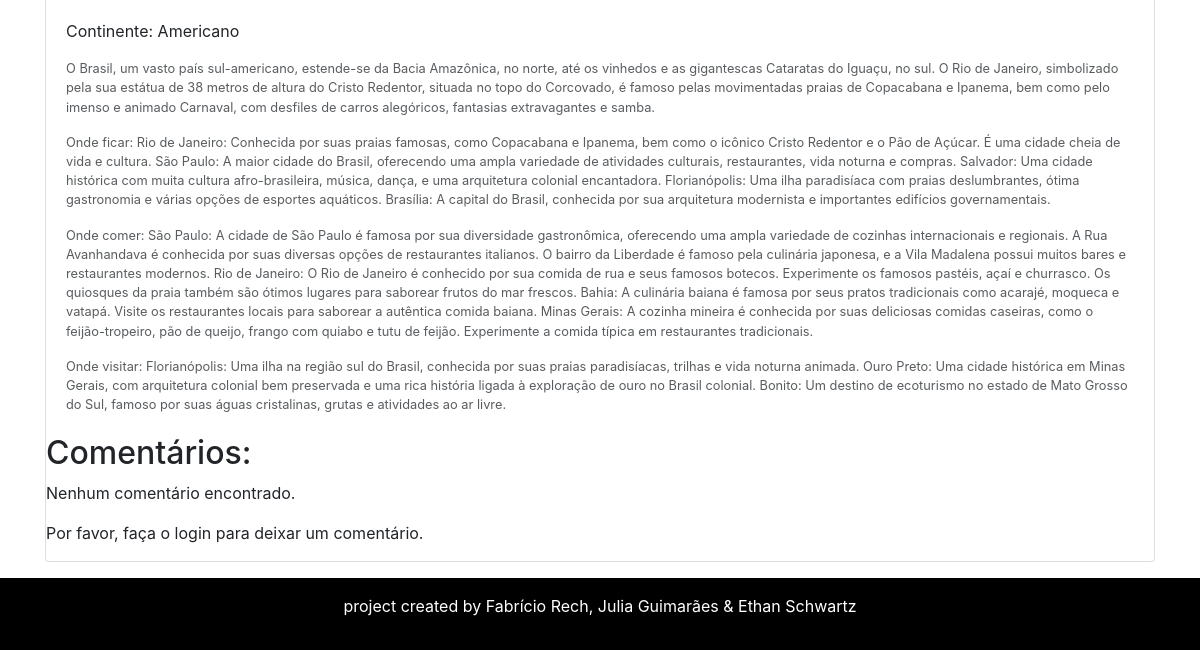
The page /america/Continente/detalhe/brasil/ (lower part) on the database as committed earlier.
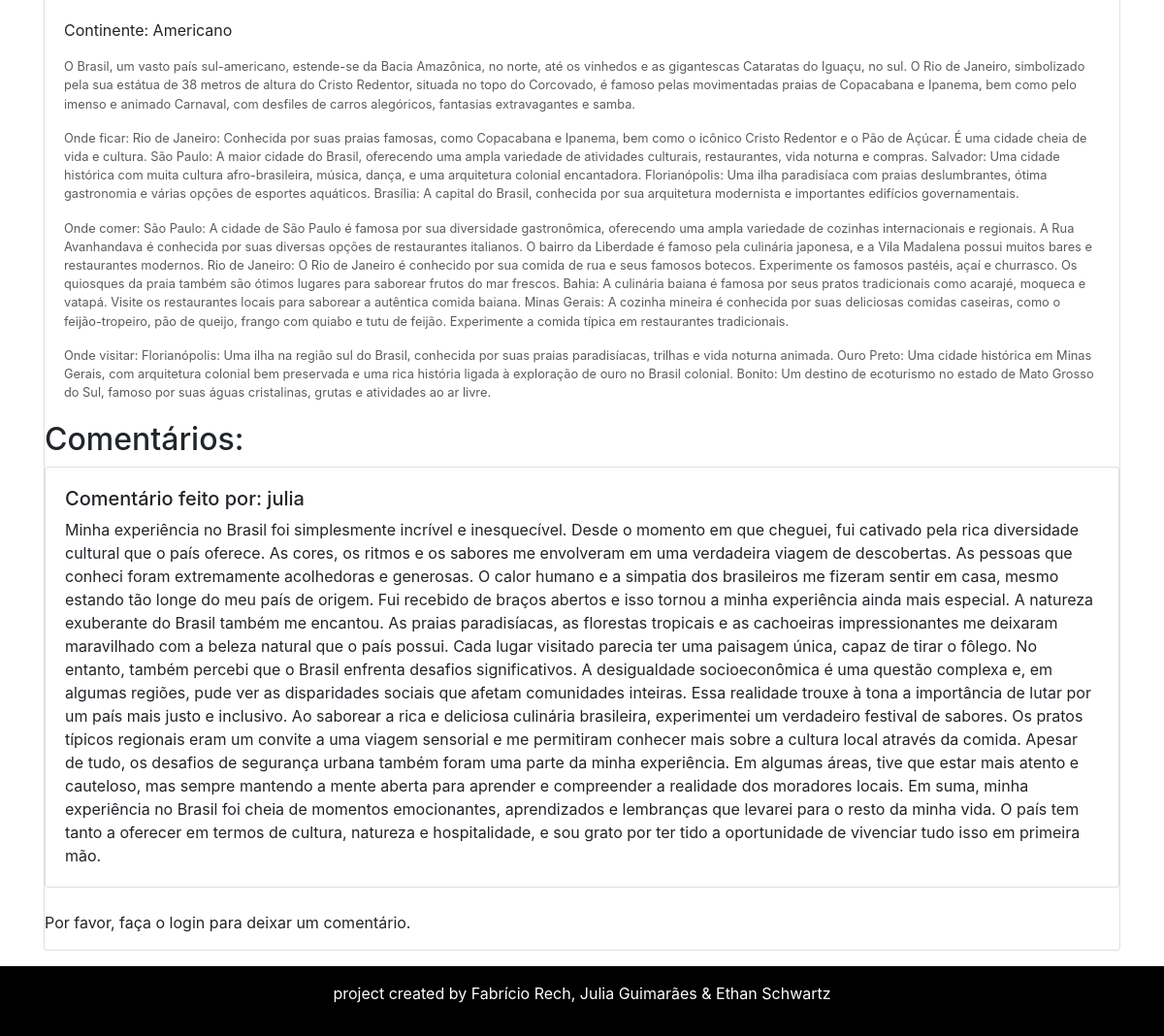
The same page on the database as committed later.
### america/models.py (models this page shows, shortened)
class Comentario(models.Model):
    coment = models.CharField(max_length=100, null=False, blank=False)
    eh_publicada = models.BooleanField(default=True)
    link_url = models.CharField(max_length=100, null=False, blank=False)
    usuario = models.ForeignKey(
        to=User,
        on_delete=models.SET_NULL,
        null=True, blank=False,
        related_name='user'
    )

### america/views.py (the view, shortened to what this page needs)
# urls.py: path('Continente/detalhe/<str:link_url>/',views.v_detalhe, name='detalhe'),
def v_detalhe(request, link_url):
    detalhe = get_object_or_404(model_america, link=link_url)
    comentarios = Comentario.objects.filter(eh_publicada=True, link_url=link_url)
    formulario = ComentarioForms(initial={'link_url': link_url})
    return render(request, 'America/paginas/detalhe.html', context={'detalhe': detalhe, 'comentarios': comentarios, 'formulario': formulario})

### america/templates/america/paginas/detalhe.html
{% extends 'global/paginas/pais_detalhe.html' %}
{% block comentario %}
<section>
  <h2 class="m2">Comentários:</h2>
  {% for comentario in comentarios %}
  <div class="card">
    <div class="card-body">
      <h5>Comentário feito por: {{ comentario.usuario.username }}</h5>
      {{ comentario.coment }}
    </div>
  </div>
  <br>
  {% empty %}
      <p>Nenhum comentário encontrado.</p>
  {% endfor %}
</section>
{% if user.is_authenticated %}
<section>
  <form action="{% url 'America:comentario' %}" method="POST">
    {% csrf_token %}
    {{ formulario.Coment }}
    {{ formulario.link_url }}
    <button type="submit">Enviar Comentário</button>
  </form>
</section>
{% else %}
<p>Por favor, faça o login para deixar um comentário.</p>
{% endif %}
{% endblock %}

Rows that differ between the two databases and show on the page:
added Comentario: usuario.username "julia", coment "Minha experiência no Brasil foi simplesmente incrível e inesquecível. Desde o momento em que cheguei, fui cativado pela rica diversidade cultural que o país oferece. As cores, os ritmos e os sabores me envolveram em uma verdadeira viagem de descobertas. As pessoas que conheci foram extremamente acolhedoras e generosas. O calor humano e a simpatia dos brasileiros me fizeram sentir em casa, mesmo estando tão longe do meu país de origem. Fui recebido de braços abertos e isso tornou a minha experiência ainda mais especial. A natureza exuberante do Brasil também me encantou. As praias paradisíacas, as florestas tropicais e as cachoeiras impressionantes me deixaram maravilhado com a beleza…"
Other text that changed with them:
text no longer shown: "Nenhum comentário encontrado."
